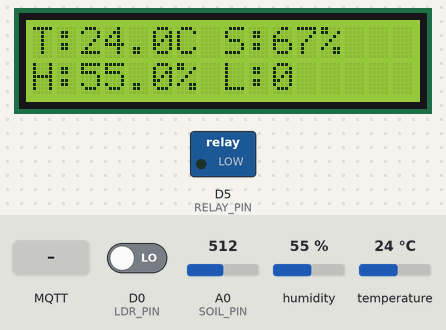
A sketch run on a simulated ESP8266 (NodeMCU). Shown: 16×2 character LCD, switched loads named in the sketch (green lamp = pin HIGH). The inputs (shaded band) are chosen by the test bench; at power-on: humidity 55 %, A0 (SOIL_PIN) = 512, D0 (LDR_PIN) LOW, temperature 24 °C. WiFi joins after 1.5 s; servers stay silent unless stated; no MQTT or app messages arrive unless stated; what the sketch prints to the serial monitor is not drawn.

Above: at 4.4 s.
4.5 s: MQTT message "ON" arrives on the first subscribed topic
At 7.1 s:
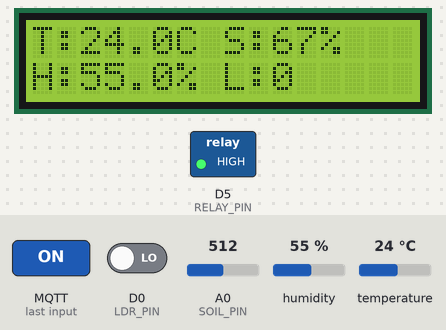
7.8 s: humidity set to 22 %
At 9.3 s:
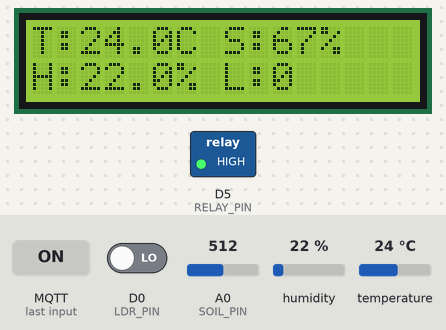
9.9 s: A0 (SOIL_PIN) set to 716
At 11.5 s:
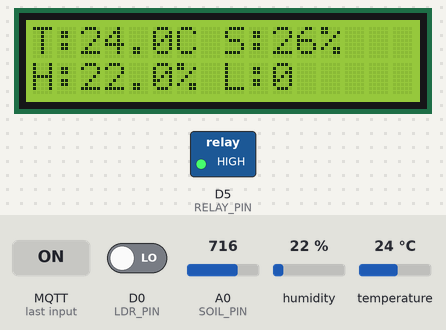
12.0 s: D0 (LDR_PIN) driven HIGH
At 13.7 s:
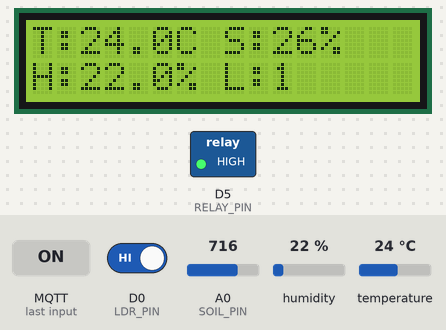
14.0 s: temperature set to 12 °C
At 15.8 s:
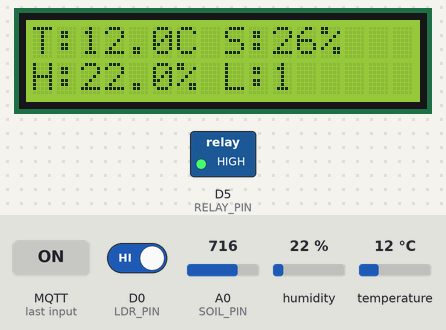
16.1 s: A0 (SOIL_PIN) set to 900
At 18.0 s:
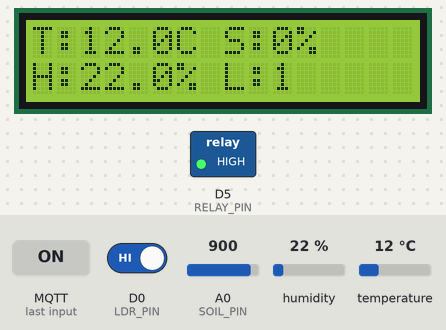
Timing chart, 0 to 19.1 s (numbered marks = the images above; inputs shaded):
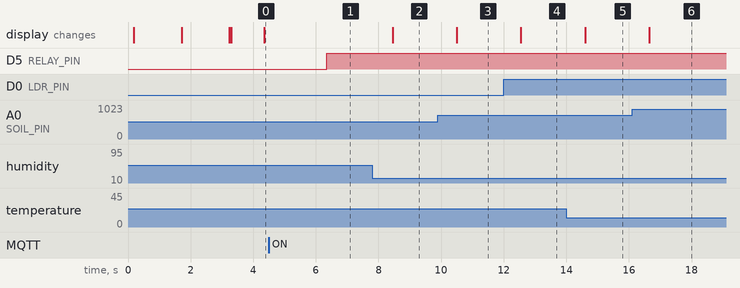

The sketch:

temperature.ino
```cpp
#include <ESP8266WiFi.h>
#include <PubSubClient.h>
#include <DHT.h>
#include <Wire.h>
#include <LiquidCrystal_I2C.h>

// ── WIFI ──
const char* ssid     = "iPhone";
const char* password = "ee4411sousou";
const char* mqtt_server = "172.20.10.3";

// ── DHT
#define DHTPIN D4
#define DHTTYPE DHT11

// ── SOIL (A0) ──
#define SOIL_PIN A0
int dryValue = 850;
int wetValue = 350;

// ── LIGHT (D0 DIGITAL) ──
#define LDR_PIN D0

// ── RELAY (ACTUATOR - FR6) ──
#define RELAY_PIN D5

// ── LCD ──
LiquidCrystal_I2C lcd(0x27, 16, 2);

DHT dht(DHTPIN, DHTTYPE);
WiFiClient espClient;
PubSubClient client(espClient);

// ── TIMING ──
unsigned long lastPublish = 0;
#define PUBLISH_INTERVAL 10000

// ── WIFI ──
void setup_wifi() {
  lcd.clear();
  lcd.setCursor(0, 0);
  lcd.print("Connecting WiFi");

  WiFi.begin(ssid, password);
  Serial.print("Connecting WiFi");

  unsigned long start = millis();
  while (WiFi.status() != WL_CONNECTED) {
    if (millis() - start > 15000) {
      Serial.println("\n[ERROR] WiFi timeout, retrying...");
      lcd.clear();
      lcd.setCursor(0, 0);
      lcd.print("WiFi disconnected");
      WiFi.disconnect();
      WiFi.begin(ssid, password);
      start = millis();
    }
    delay(500);
    Serial.print(".");
  }
  Serial.println("\nWiFi OK: " + WiFi.localIP().toString());

  lcd.clear();
  lcd.setCursor(0, 0);
  lcd.print("WiFi connected");
  lcd.setCursor(0, 1);
  lcd.print(WiFi.localIP());
  delay(1500);
}

// ── MQTT CALLBACK (handles incoming relay commands) ──
void callback(char* topic, byte* payload, unsigned int length) {
  String message;
  for (unsigned int i = 0; i < length; i++) {
    message += (char)payload[i];
  }
  Serial.print("Message on [");
  Serial.print(topic);
  Serial.print("]: ");
  Serial.println(message);

  if (String(topic) == "farm/relay/command") {
    if (message == "ON") {
      digitalWrite(RELAY_PIN, HIGH);
      client.publish("farm/relay/status", "ON");
      Serial.println("Relay -> ON");
    } else if (message == "OFF") {
      digitalWrite(RELAY_PIN, LOW);
      client.publish("farm/relay/status", "OFF");
      Serial.println("Relay -> OFF");
    }
  }
}

// ── MQTT RECONNECT ──
void reconnect() {
  while (!client.connected()) {
    lcd.clear();
    lcd.setCursor(0, 0);
    lcd.print("Connecting MQTT");

    Serial.print("Connecting MQTT...");
    if (client.connect("ESP8266Client")) {
      Serial.println("MQTT connected");
      client.subscribe("farm/relay/command");
      lcd.clear();
      lcd.setCursor(0, 0);
      lcd.print("MQTT connected");
      delay(1000);
    } else {
      Serial.print("failed rc=");
      Serial.println(client.state());
      lcd.clear();
      lcd.setCursor(0, 0);
      lcd.print("MQTT failed");
      delay(2000);
    }
  }
}

void setup() {
  Serial.begin(115200);
  delay(100);
  Serial.println("RUNNING NEW CODE v2 + RELAY");
  Serial.println("\n=== Smart Farm Boot ===");

  Wire.begin(D2, D1);
  lcd.init();
  lcd.backlight();

  dht.begin();
  pinMode(LDR_PIN, INPUT);

  pinMode(RELAY_PIN, OUTPUT);
  digitalWrite(RELAY_PIN, LOW);  // start OFF

  setup_wifi();
  client.setServer(mqtt_server, 1883);
  client.setCallback(callback);
}

void loop() {
  if (WiFi.status() != WL_CONNECTED) setup_wifi();
  if (!client.connected()) reconnect();
  client.loop();

  // ── READ SENSORS ──
  float temperature = dht.readTemperature();
  float humidity     = dht.readHumidity();

  if (isnan(temperature) || isnan(humidity)) {
    delay(2000);
    temperature = dht.readTemperature();
    humidity     = dht.readHumidity();
  }

  if (isnan(temperature) || isnan(humidity)) {
    Serial.println("DHT FAILED");
    lcd.clear();
    lcd.setCursor(0, 0);
    lcd.print("DHT read failed");
    delay(3000);
    return;
  }

  int soilRaw = analogRead(SOIL_PIN);
  int soil = map(soilRaw, dryValue, wetValue, 0, 100);
  soil = constrain(soil, 0, 100);

  int light = digitalRead(LDR_PIN);

  Serial.print("Temp:"); Serial.print(temperature);
  Serial.print(" Hum:"); Serial.print(humidity);
  Serial.print(" Soil:"); Serial.print(soil);
  Serial.print(" Light:"); Serial.println(light);

  // ── LCD: SHOW VALUES ──
  lcd.clear();
  lcd.setCursor(0, 0);
  lcd.print("T:"); lcd.print(temperature, 1);
  lcd.print("C S:"); lcd.print(soil); lcd.print("%");
  lcd.setCursor(0, 1);
  lcd.print("H:"); lcd.print(humidity, 1);
  lcd.print("% L:"); lcd.print(light);

  // ── PUBLISH ON INTERVAL ──
  if (millis() - lastPublish >= PUBLISH_INTERVAL) {
    char payload[50];

    sprintf(payload, "{\"value\": %.1f}", temperature);
    client.publish("farm/temperature", payload);

    sprintf(payload, "{\"value\": %.1f}", humidity);
    client.publish("farm/humidity", payload);

    sprintf(payload, "{\"value\": %d}", soil);
    client.publish("farm/moisture", payload);

    sprintf(payload, "{\"value\": %d}", light);
    client.publish("farm/light", payload);

    Serial.println("Data sent");
    lastPublish = millis();
  }

  delay(2000);
}
```

Measured:
- after the input at 4.5 s, D5 (RELAY_PIN): LOW → HIGH after 1.8 s
- after the input at 7.8 s, the display: changes after 0.65 s (image 2)
- after the input at 9.9 s, the display: changes after 0.60 s (image 3)
- after the input at 12.0 s, the display: changes after 0.55 s (image 4)
- after the input at 14.0 s, the display: changes after 0.60 s (image 5)
- after the input at 16.1 s, the display: changes after 0.55 s (image 6)
